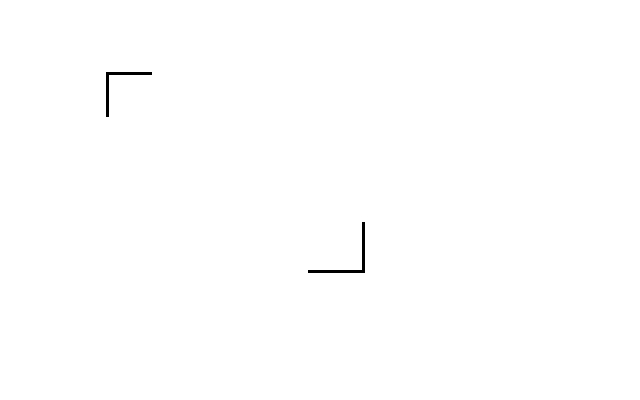
//> input picture Docs/Project 1.rtfd/Image 1.jpg, 640 x 400 px
$ ./main   (built with g++ and OpenCV 4)
//> lines starting //> are read from the running program, lines starting //| are printed output that depends on the picture; after the words box and inside, x2 and y2 are one past the last pixel; in counts of white or black regions, pixels touching at a corner belong together
#include <iostream>
#include <opencv2/imgcodecs.hpp>
#include <opencv/cv.hpp>
#include "cv.h"
#include "highgui.h"

using namespace std;
using namespace cv;

// Mouse position callback function
void on_mouse(int evt, int x, int y, int flags, void* param) // Callback frunction for mouse click
{
    if(evt==CV_EVENT_LBUTTONDOWN)
        printf("Clicked at (%d,%d)\n", x, y);
}

// get distance between points as a scalar
double distBetweenPoints(Point_<float> p1, Point_<float> p2 ){
    Point diff = p1 - p2;
    return sqrt(diff.x*diff.x+diff.y*diff.y);
}

// Take an image and return a binary image
IplImage* GetThresholdedImage(IplImage* img) {

    // Thresholded image
    IplImage* imgThreshed = cvCreateImage(cvGetSize(img), 8, 1);

    // Do the thresholding
    cvInRangeS(img, cvScalar(0, 0, 0), cvScalar(10, 10, 10), imgThreshed);

    // Return thresholded image
    return imgThreshed;
}

int main() {
    // Load image
    // *KEEP IN MIND* IplImage is legacy, as well as functions that operate with it. Clean up code later to use Mat.
    IplImage* img = cvLoadImage("/Users/agraham/Documents/Development/Creating AR/Images/Image 1.jpg");
//> img is the input picture: 400 rows x 640 cols, CV_8UC3; min 0, max 255, mean 254.4


    // Create window for image, and display image on that window
    cvNamedWindow("Original");
    cvShowImage("Original", img);

    // Create window for thresholded image, and display it
    IplImage *imgThresh = GetThresholdedImage(img); // Create thresholded image
//> in GetThresholdedImage, `cvInRangeS(img, cvScalar(0, 0, 0), cvScalar(10, 10, 10), imgThreshed);`:
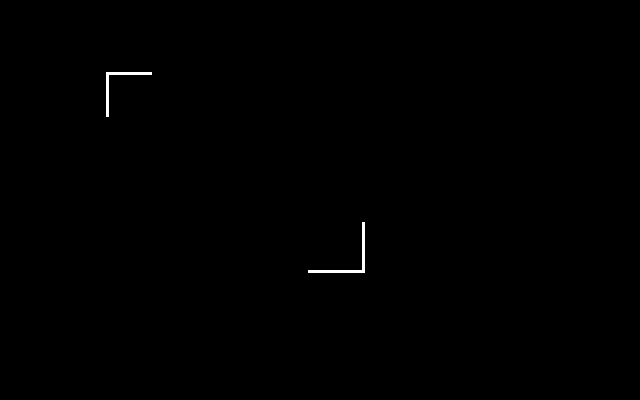
//> imgThreshed: 400 rows x 640 cols, CV_8UC1; 0.23% white; 2 white regions
     // Create matrix from thresholded image
    cvNamedWindow("Thresholded");

    // Create mouse callback for debugging
    cvSetMouseCallback("Thresholded", on_mouse, 0); //Add callback for mouse click

    cvShowImage("Thresholded", imgThresh);

    // Create Mat, to use Canny
    Mat imgThreshMat = cvarrToMat(imgThresh);

    /// Convert image to gray and blur it
    Mat grayImg, canny_output;
    grayImg = imgThreshMat; // Image is already greyscale, no need for conversion
    blur( grayImg, grayImg, Size(3,3) );
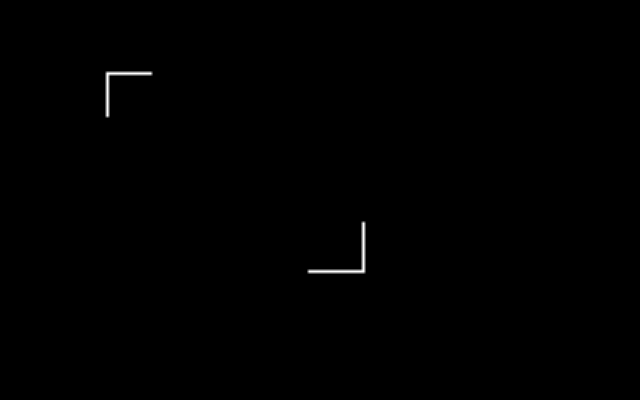
//> grayImg: 400 rows x 640 cols, CV_8UC1; 0.31% of pixels changed, all inside (x1, y1, x2, y2) = (105, 71, 366, 274)
    // Detect edges with canny *not necessary here
    //Canny( grayImg, canny_output, 100, 200, 3 );
    canny_output = grayImg;

    // Find contours
    vector<vector<Point> > contours;
    vector<Vec4i> hierarchy;
    findContours( canny_output, contours, hierarchy, CV_RETR_TREE, CV_CHAIN_APPROX_SIMPLE, Point(0, 0) );
//> contours = 2 contours; box (x1, y1, x2, y2) and area: (307, 221, 366, 274) 424, (105, 71, 153, 118) 356

    /// Get the moments
    // * FIX * Do not get moments, get the edges from the contour
    // In this context, contours.size() = 2 (there are two objects)
    vector<Moments> mu(contours.size() );
//> mu = 2 items
    vector<vector<Point> > comparisons = contours;
//> comparisons has the same summary as contours
    for( int i = 0; i < contours.size(); i++ )
    {
        // This line required
        mu[i] = moments( contours[i], false );
        // Get the max and min of contours[i], for later comparison
        for( int x = 0; x < contours[i].size(); x++ ) {
            // Move any min to the first element, and max to the second element
            if (contours[i][x].x < comparisons[i][0].x) {
                comparisons[i][0].x = contours[i][x].x;
            }
            if (contours[i][x].y < comparisons[i][0].y) {
                comparisons[i][0].y = contours[i][x].y;
            }
            // Move any max to the first element
            if (contours[i][x].x > comparisons[i][0].x) {
                comparisons[i][1].x = contours[i][x].x;
            }
            if (contours[i][x].y > comparisons[i][0].y) {
                comparisons[i][1].y = contours[i][x].y;
            }
            // Remove elements not equal to 0 or 1
            comparisons[i].erase(comparisons[i].begin() + 2, comparisons[i].end());
        }
    }
//> this loop made 2 passes
//> after the loop, comparisons = 2 contours, all with area under 20

    ///  Get the mass centers:
    vector<Point2f> mc( contours.size() );
    printf("%d\n", contours.size());
//| 2
    for( int i = 0; i < contours.size(); i++ )
    {
        mc[i] = Point2f( mu[i].m10/mu[i].m00 , mu[i].m01/mu[i].m00 );
        // For debugging
        cout << mc;
    }

    /// Compare the mass centers to the edges, to find the corner
    for( int i = 0; i < contours.size(); i++ ){
        bool left = false;
        bool right = false;
        // Compare mass centers to max and min, to see which is closer
        if(distBetweenPoints(mc[i],comparisons[i][0]) < distBetweenPoints(mc[i],comparisons[i][1])){
            left = true;
            // Remove right element (max), leaving only the corner
            comparisons[i].erase(comparisons[i].begin()+1);

        }
        else {
            right = true;
            // Remove left element (min), leaving only the corner
            comparisons[i].erase(comparisons[i].begin());
        }
        // For debugging
        cout << contours[i] << "\n";
        cout << comparisons[i] << "\n";
        printf("(%d,%d) as (left,right)\n", left, right);
    }
//> this loop made 2 passes
//> (diff in distBetweenPoints, diff in distBetweenPoints (second call)) on passes 1 to 2: (Point(41, 38), Point(-17, -14)), (Point(13, 13), Point(-34, 9))
//| [361, 221;
//|  361, 268;
//|  360, 269;
//|  307, 269;
//> (the first 4 of 18 printed lines)


        /// Draw contours
    Mat drawing = Mat::zeros( canny_output.size(), CV_8UC3 );
    RNG rng(12345);
    for( int i = 0; i< contours.size(); i++ )
    {
        Scalar color = Scalar( rng.uniform(0, 255), rng.uniform(0,255), rng.uniform(0,255) );
        drawContours( drawing, contours, i, color, 2, 8, hierarchy, 0, Point() );
        circle( drawing, mc[i], 4, color, -1, 8, 0 );
        circle( drawing, comparisons[i][0], 4, color, -1, 8, 0 );
    }

    /// Show in a window
    namedWindow( "Contours", CV_WINDOW_AUTOSIZE );
    imshow( "Contours", drawing );


//    // Calculate moments to estimate position of brackets
//    CvMoments* moments = (CvMoments*)malloc(sizeof(CvMoments));
//    cvMoments(imgThresh, moments, 1);
//
//    // The actual moment values
//    double moment10 = cvGetSpatialMoment(moments, 1, 0);
//    double moment01 = cvGetSpatialMoment(moments, 0, 1);
//
//    double area = cvGetCentralMoment(moments, 0, 0);
//
//    // Get position of brackets from the moments
//    // Assume there are two main moments
//    static int spread, x1, y1, x2, y2 = 0;
//    //posX = moment10/area;
//    //posY = moment01/area;
//
//    // Print it out for debugging purposes
//    //printf("position (%d,%d)", posX, posY);
//
//    printf("moments %f,%f,%f", moment01, moment10, area);
    // Wait forever
    cvWaitKey(0);
}
